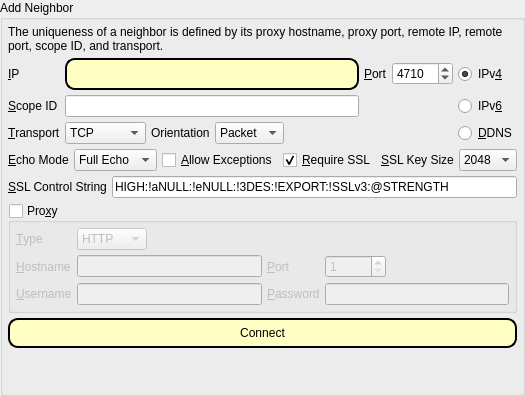
              <widget class="QSplitter" name="splitter_3">
               <property name="styleSheet">
                <string notr="true"/>
               </property>
               <property name="frameShape">
                <enum>QFrame::NoFrame</enum>
               </property>
               <property name="frameShadow">
                <enum>QFrame::Plain</enum>
               </property>
               <property name="lineWidth">
                <number>1</number>
               </property>
               <property name="orientation">
                <enum>Qt::Vertical</enum>
               </property>
               <property name="childrenCollapsible">
                <bool>false</bool>
               </property>
               <widget class="QWidget" name="layoutWidget1b">
                <layout class="QHBoxLayout" name="horizontalLayout_2">
                 <property name="spacing">
                  <number>5</number>
                 </property>
                 <item>
                  <widget class="QGroupBox" name="groupBox_addip_2">
                   <property name="title">
                    <string>Add Neighbor</string>
                   </property>
                   <layout class="QVBoxLayout" name="verticalLayout_21">
                    <property name="spacing">
                     <number>5</number>
                    </property>
                    <property name="leftMargin">
                     <number>5</number>
                    </property>
                    <property name="topMargin">
                     <number>5</number>
                    </property>
                    <property name="rightMargin">
                     <number>5</number>
                    </property>
                    <property name="bottomMargin">
                     <number>5</number>
                    </property>
                    <item>
                     <widget class="QLabel" name="label_23">
                      <property name="text">
                       <string>The uniqueness of a neighbor is defined by its proxy hostname, proxy port, remote IP, remote port, scope ID, and transport.</string>
                      </property>
                      <property name="wordWrap">
                       <bool>true</bool>
                      </property>
                     </widget>
                    </item>
                    <item>
                     <layout class="QGridLayout" name="gridLayout_3">
                      <property name="spacing">
                       <number>5</number>
                      </property>
                      <item row="0" column="1">
                       <widget class="QLineEdit" name="neighborIP">
                        <property name="styleSheet">
                         <string notr="true">QLineEdit#neighborIP {
     background-color: rgb(255, 255, 195);
     border-style: outset;
     border-width: 2px;
     border-radius: 10px;
     border-color: black;
     min-width: 10em;
     padding: 6px;
 }

</string>
                        </property>
                       </widget>
                      </item>
                      <item row="0" column="0">
                       <widget class="QLabel" name="label_24">
                        <property name="sizePolicy">
                         <sizepolicy hsizetype="Minimum" vsizetype="Preferred">
                          <horstretch>0</horstretch>
                          <verstretch>0</verstretch>
                         </sizepolicy>
                        </property>
                        <property name="layoutDirection">
                         <enum>Qt::RightToLeft</enum>
                        </property>
                        <property name="text">
                         <string>&amp;IP</string>
                        </property>
                        <property name="buddy">
                         <cstring>neighborIP</cstring>
                        </property>
                       </widget>
                      </item>
                      <item row="0" column="3">
                       <widget class="QSpinBox" name="neighborPort">
                        <property name="minimum">
                         <number>1</number>
                        </property>
                        <property name="maximum">
                         <number>65535</number>
                        </property>
                        <property name="value">
                         <number>4710</number>
                        </property>
                       </widget>
                      </item>
                      <item row="0" column="2">
                       <widget class="QLabel" name="label_13">
                        <property name="sizePolicy">
                         <sizepolicy hsizetype="Minimum" vsizetype="Preferred">
                          <horstretch>0</horstretch>
                          <verstretch>0</verstretch>
                         </sizepolicy>
                        </property>
                        <property name="layoutDirection">
                         <enum>Qt::RightToLeft</enum>
                        </property>
                        <property name="text">
                         <string>&amp;Port</string>
                        </property>
                        <property name="buddy">
                         <cstring>neighborPort</cstring>
                        </property>
                       </widget>
                      </item>
                      <item row="1" column="0">
                       <widget class="QLabel" name="neighborScopeIdLabel">
                        <property name="text">
                         <string>&amp;Scope ID</string>
                        </property>
                        <property name="buddy">
                         <cstring>neighborScopeId</cstring>
                        </property>
                       </widget>
                      </item>
                      <item row="1" column="1">
                       <widget class="QLineEdit" name="neighborScopeId"/>
                      </item>
                      <item row="2" column="0">
                       <widget class="QLabel" name="label_66">
                        <property name="text">
                         <string>&amp;Transport</string>
                        </property>
                        <property name="buddy">
                         <cstring>neighborTransport</cstring>
                        </property>
                       </widget>
                      </item>
                      <item row="2" column="1">
                       <layout class="QHBoxLayout" name="horizontalLayout_60">
                        <property name="spacing">
                         <number>5</number>
                        </property>
                        <item>
                         <widget class="QComboBox" name="neighborTransport">
                          <property name="currentIndex">
                           <number>2</number>
                          </property>
                          <property name="sizeAdjustPolicy">
                           <enum>QComboBox::AdjustToContents</enum>
                          </property>
                          <item>
                           <property name="text">
                            <string>Bluetooth</string>
                           </property>
                          </item>
                          <item>
                           <property name="text">
                            <string>SCTP</string>
                           </property>
                          </item>
                          <item>
                           <property name="text">
                            <string>TCP</string>
                           </property>
                          </item>
                          <item>
                           <property name="text">
                            <string>UDP</string>
                           </property>
                          </item>
                         </widget>
                        </item>
                        <item>
                         <widget class="QLabel" name="label_70">
                          <property name="text">
                           <string>Orientation</string>
                          </property>
                         </widget>
                        </item>
                        <item>
                         <widget class="QComboBox" name="neighborOrientation">
                          <property name="sizeAdjustPolicy">
                           <enum>QComboBox::AdjustToContents</enum>
                          </property>
                          <item>
                           <property name="text">
                            <string>Packet</string>
                           </property>
                          </item>
                          <item>
                           <property name="text">
                            <string>Stream</string>
                           </property>
                          </item>
                         </widget>
                        </item>
                        <item>
                         <spacer name="horizontalSpacer_50">
                          <property name="orientation">
                           <enum>Qt::Horizontal</enum>
                          </property>
                          <property name="sizeHint" stdset="0">
                           <size>
                            <width>40</width>
                            <height>20</height>
                           </size>
                          </property>
                         </spacer>
                        </item>
                       </layout>
                      </item>
                      <item row="1" column="4">
                       <widget class="QRadioButton" name="ipv6Neighbor">
                        <property name="sizePolicy">
                         <sizepolicy hsizetype="Minimum" vsizetype="Preferred">
                          <horstretch>0</horstretch>
                          <verstretch>0</verstretch>
                         </sizepolicy>
                        </property>
                        <property name="layoutDirection">
                         <enum>Qt::LeftToRight</enum>
                        </property>
                        <property name="text">
                         <string>IPv&amp;6</string>
                        </property>
                       </widget>
                      </item>
                      <item row="2" column="4">
                       <widget class="QRadioButton" name="dynamicdns">
                        <property name="sizePolicy">
                         <sizepolicy hsizetype="Minimum" vsizetype="Preferred">
                          <horstretch>0</horstretch>
                          <verstretch>0</verstretch>
                         </sizepolicy>
                        </property>
                        <property name="toolTip">
                         <string>Dynamic DNS</string>
                        </property>
                        <property name="text">
                         <string>&amp;DDNS</string>
                        </property>
                       </widget>
                      </item>
                      <item row="0" column="4">
                       <widget class="QRadioButton" name="ipv4Neighbor">
                        <property name="sizePolicy">
                         <sizepolicy hsizetype="Minimum" vsizetype="Preferred">
                          <horstretch>0</horstretch>
                          <verstretch>0</verstretch>
                         </sizepolicy>
                        </property>
                        <property name="layoutDirection">
                         <enum>Qt::LeftToRight</enum>
                        </property>
                        <property name="text">
                         <string>IPv&amp;4</string>
                        </property>
                        <property name="checked">
                         <bool>true</bool>
                        </property>
                       </widget>
                      </item>
                     </layout>
                    </item>
                    <item>
                     <layout class="QHBoxLayout" name="horizontalLayout_35">
                      <property name="spacing">
                       <number>5</number>
                      </property>
                      <item>
                       <widget class="QLabel" name="label_39">
                        <property name="sizePolicy">
                         <sizepolicy hsizetype="Fixed" vsizetype="Preferred">
                          <horstretch>0</horstretch>
                          <verstretch>0</verstretch>
                         </sizepolicy>
                        </property>
                        <property name="text">
                         <string>&amp;Echo Mode</string>
                        </property>
                        <property name="buddy">
                         <cstring>neighborsEchoMode</cstring>
                        </property>
                       </widget>
                      </item>
                      <item>
                       <widget class="QComboBox" name="neighborsEchoMode">
                        <property name="sizeAdjustPolicy">
                         <enum>QComboBox::AdjustToContents</enum>
                        </property>
                        <item>
                         <property name="text">
                          <string>Full Echo</string>
                         </property>
                        </item>
                        <item>
                         <property name="text">
                          <string>Half Echo</string>
                         </property>
                        </item>
                       </widget>
                      </item>
                      <item>
                       <widget class="QCheckBox" name="addException">
                        <property name="sizePolicy">
                         <sizepolicy hsizetype="Minimum" vsizetype="Preferred">
                          <horstretch>0</horstretch>
                          <verstretch>0</verstretch>
                         </sizepolicy>
                        </property>
                        <property name="toolTip">
                         <string>&lt;html&gt;&lt;head/&gt;&lt;body&gt;&lt;p&gt;GoldBug will record peer certificates during initial connections. Subsequent connections will cause GoldBug to inspect peer certificates. If there are discrepancies between recorded certificates and transmitted certificates, GoldBug will sever the connections. Enable this option if you would like GoldBug to ignore discrepancies.&lt;/p&gt;&lt;/body&gt;&lt;/html&gt;</string>
                        </property>
                        <property name="text">
                         <string>&amp;Allow Exceptions</string>
                        </property>
                       </widget>
                      </item>
                      <item>
                       <widget class="QCheckBox" name="requireSsl">
                        <property name="sizePolicy">
                         <sizepolicy hsizetype="Minimum" vsizetype="Preferred">
                          <horstretch>0</horstretch>
                          <verstretch>0</verstretch>
                         </sizepolicy>
                        </property>
                        <property name="toolTip">
                         <string>Require secure connections.</string>
                        </property>
                        <property name="text">
                         <string>&amp;Require SSL</string>
                        </property>
                        <property name="checked">
                         <bool>true</bool>
                        </property>
                       </widget>
                      </item>
                      <item>
                       <widget class="QLabel" name="sslKeySizeLabel">
                        <property name="text">
                         <string>&amp;SSL Key Size</string>
                        </property>
                        <property name="buddy">
                         <cstring>neighborKeySize</cstring>
                        </property>
                       </widget>
                      </item>
                      <item>
                       <widget class="QComboBox" name="neighborKeySize">
                        <property name="sizeAdjustPolicy">
                         <enum>QComboBox::AdjustToContents</enum>
                        </property>
                        <item>
                         <property name="text">
                          <string>2048</string>
                         </property>
                        </item>
                        <item>
                         <property name="text">
                          <string>3072</string>
                         </property>
                        </item>
                        <item>
                         <property name="text">
                          <string>4096</string>
                         </property>
                        </item>
                        <item>
                         <property name="text">
                          <string>8192</string>
                         </property>
                        </item>
                       </widget>
                      </item>
                     </layout>
                    </item>
                    <item>
                     <layout class="QHBoxLayout" name="horizontalLayout_89">
                      <property name="spacing">
                       <number>5</number>
                      </property>
                      <item>
                       <widget class="QLabel" name="label_78">
                        <property name="text">
                         <string>&amp;SSL Control String</string>
                        </property>
                        <property name="buddy">
                         <cstring>neighborsSslControlString</cstring>
                        </property>
                       </widget>
                      </item>
                      <item>
                       <widget class="QLineEdit" name="neighborsSslControlString">
                        <property name="text">
                         <string>HIGH:!aNULL:!eNULL:!3DES:!EXPORT:!SSLv3:@STRENGTH</string>
                        </property>
                       </widget>
                      </item>
                     </layout>
                    </item>
                    <item>
                     <widget class="QGroupBox" name="proxy">
                      <property name="title">
                       <string>Pro&amp;xy</string>
                      </property>
                      <property name="checkable">
                       <bool>true</bool>
                      </property>
                      <property name="checked">
                       <bool>false</bool>
                      </property>
                      <layout class="QGridLayout" name="gridLayout_5">
                       <property name="leftMargin">
                        <number>5</number>
                       </property>
                       <property name="topMargin">
                        <number>5</number>
                       </property>
                       <property name="rightMargin">
                        <number>5</number>
                       </property>
                       <property name="bottomMargin">
                        <number>5</number>
                       </property>
                       <property name="spacing">
                        <number>5</number>
                       </property>
                       <item row="1" column="0">
                        <widget class="QLabel" name="label_7">
                         <property name="text">
                          <string>&amp;Hostname</string>
                         </property>
                         <property name="buddy">
                          <cstring>proxyHostname</cstring>
                         </property>
                        </widget>
                       </item>
                       <item row="2" column="0">
                        <widget class="QLabel" name="label_19">
                         <property name="text">
                          <string>&amp;Username</string>
                         </property>
                         <property name="buddy">
                          <cstring>proxyUsername</cstring>
                         </property>
                        </widget>
                       </item>
                       <item row="1" column="3">
                        <layout class="QHBoxLayout" name="horizontalLayout_39">
                         <property name="spacing">
                          <number>5</number>
                         </property>
                         <item>
                          <widget class="QSpinBox" name="proxyPort">
                           <property name="minimum">
                            <number>1</number>
                           </property>
                           <property name="maximum">
                            <number>65535</number>
                           </property>
                          </widget>
                         </item>
                         <item>
                          <spacer name="horizontalSpacer_29">
                           <property name="orientation">
                            <enum>Qt::Horizontal</enum>
                           </property>
                           <property name="sizeHint" stdset="0">
                            <size>
                             <width>40</width>
                             <height>20</height>
                            </size>
                           </property>
                          </spacer>
                         </item>
                        </layout>
                       </item>
                       <item row="0" column="1">
                        <layout class="QHBoxLayout" name="horizontalLayout_29">
                         <property name="spacing">
                          <number>5</number>
                         </property>
                         <item>
                          <widget class="QComboBox" name="proxyType">
                           <property name="sizeAdjustPolicy">
                            <enum>QComboBox::AdjustToContents</enum>
                           </property>
                           <item>
                            <property name="text">
                             <string>HTTP</string>
                            </property>
                           </item>
                           <item>
                            <property name="text">
                             <string>Socks5</string>
                            </property>
                           </item>
                           <item>
                            <property name="text">
                             <string>System</string>
                            </property>
                           </item>
                          </widget>
                         </item>
                         <item>
                          <spacer name="horizontalSpacer_28">
                           <property name="orientation">
                            <enum>Qt::Horizontal</enum>
                           </property>
                           <property name="sizeHint" stdset="0">
                            <size>
                             <width>40</width>
                             <height>20</height>
                            </size>
                           </property>
                          </spacer>
                         </item>
                        </layout>
                       </item>
                       <item row="0" column="0">
                        <widget class="QLabel" name="label_3">
                         <property name="text">
                          <string>&amp;Type</string>
                         </property>
                         <property name="buddy">
                          <cstring>proxyType</cstring>
                         </property>
                        </widget>
                       </item>
                       <item row="1" column="1">
                        <widget class="QLineEdit" name="proxyHostname"/>
                       </item>
                       <item row="2" column="3">
                        <widget class="QLineEdit" name="proxyPassword">
                         <property name="text">
                          <string/>
                         </property>
                         <property name="echoMode">
                          <enum>QLineEdit::Password</enum>
                         </property>
                        </widget>
                       </item>
                       <item row="2" column="2">
                        <widget class="QLabel" name="label_20">
                         <property name="text">
                          <string>&amp;Password</string>
                         </property>
                         <property name="buddy">
                          <cstring>proxyPassword</cstring>
                         </property>
                        </widget>
                       </item>
                       <item row="2" column="1">
                        <widget class="QLineEdit" name="proxyUsername"/>
                       </item>
                       <item row="1" column="2">
                        <widget class="QLabel" name="label_8">
                         <property name="text">
                          <string>&amp;Port</string>
                         </property>
                         <property name="buddy">
                          <cstring>proxyPort</cstring>
                         </property>
                        </widget>
                       </item>
                      </layout>
                     </widget>
                    </item>
                    <item>
                     <layout class="QHBoxLayout" name="horizontalLayout_6">
                      <property name="spacing">
                       <number>5</number>
                      </property>
                      <item>
                       <widget class="QPushButton" name="addNeighbor">
                        <property name="styleSheet">
                         <string notr="true">QPushButton#addNeighbor {
     background-color: rgb(255, 255, 195);
     border-style: outset;
     border-width: 2px;
     border-radius: 10px;
     border-color: black;
     min-width: 10em;
     padding: 6px;
 }


QPushButton#addNeighbor:hover { 
background-color: qlineargradient(x1: 0, y1: 0, x2: 0, y2: 1,
                                   stop: 0 rgb(254,229,172), stop: 1 #FFFFFF);
background-position: top center; } 



QPushButton#addNeighbor:pressed {
     background-color: darkgrey;
     border-style: inset;
 }

</string>
                        </property>
                        <property name="text">
                         <string>Connect</string>
                        </property>
                        <property name="icon">
                         <iconset resource="../Icons/icons.qrc">
                          <normaloff>:/nuvola/connect.png</normaloff>:/nuvola/connect.png</iconset>
                        </property>
                        <property name="iconSize">
                         <size>
                          <width>40</width>
                          <height>40</height>
                         </size>
                        </property>
                       </widget>
                      </item>
                     </layout>
                    </item>
                    <item>
                     <spacer name="verticalSpacer_8">
                      <property name="orientation">
                       <enum>Qt::Vertical</enum>
                      </property>
                      <property name="sizeHint" stdset="0">
                       <size>
                        <width>20</width>
                        <height>40</height>
                       </size>
                      </property>
                     </spacer>
                    </item>
                   </layout>
                  </widget>
                 </item>
                </layout>
               </widget>
              </widget>
